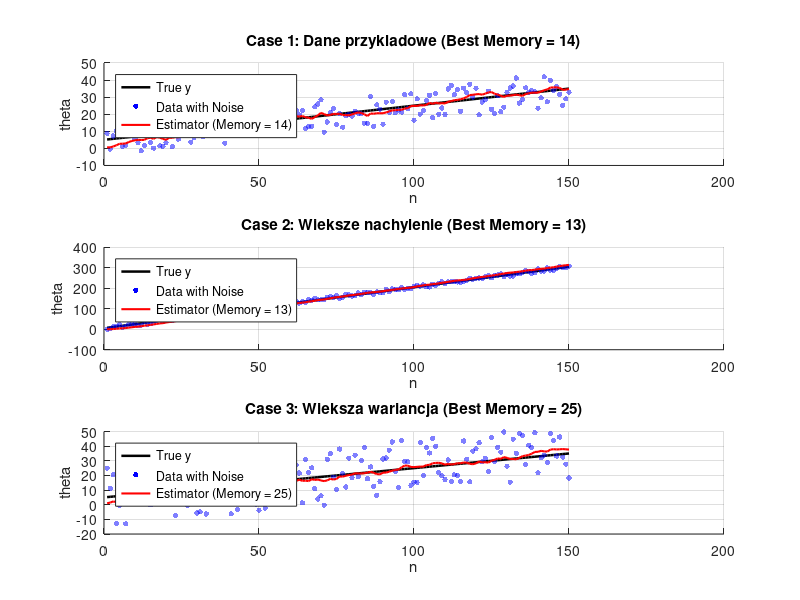
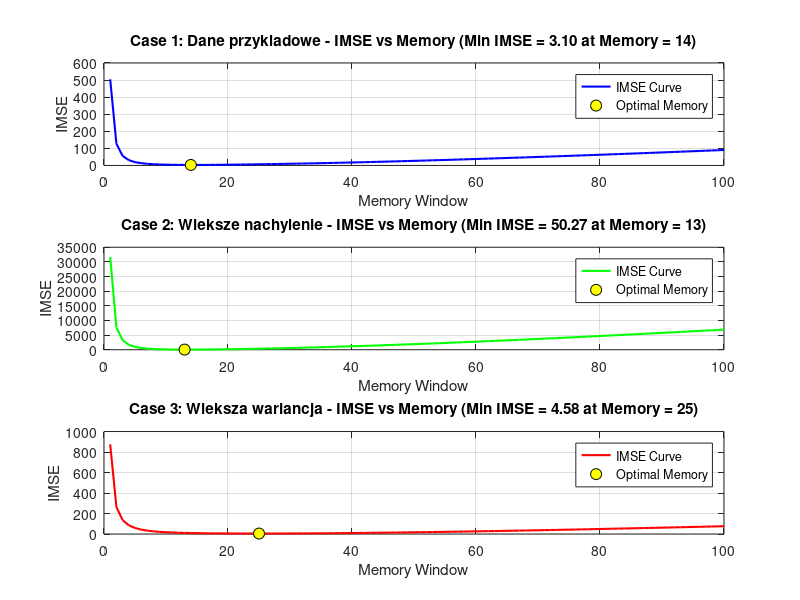

Recreate these plots in MATLAB, in order.
clear all; close all; clc;

x = 1:1:150;
Start = 5;
memory_range= 1:100;

% Stwierdzilam, ze latwiej bedzie jesli mamy for()
cases = struct(...
    'name', {'Case 1: Dane przykladowe', 'Case 2: Wieksze nachylenie', 'Case 3: Wieksza wariancja'}, ...
    'steepness', {0.2, 2.0, 0.2}, ...
    'kernel', {10, 10, 20} ...
);

best_memories = zeros(1, 3);
min_mse = zeros(1, 3);
all_mse = zeros(3, length(memory_range));

data_store = struct();

for c = 1:3
    Steepness = cases(c).steepness;
    Kernel= cases(c).kernel;
    
    y = x*Steepness + Start;
    Noise = (rand(size(x))*2*Kernel) - Kernel; % [-Kernel, Kernel]
    Data= y + Noise;
    
    for Memory = memory_range
        Estimator = zeros(1, length(x));
        for i = 1:length(x)
            Estimator(i) = sum(Data(max(1, i - Memory):i)) / Memory;
        end
        all_mse(c, Memory) = mean((Estimator-y).^2);
    end
    
    [min_mse(c), best_memories(c)] = min(all_mse(c, :));
    
    best_mem = best_memories(c);
    best_estimator = zeros(1, length(x));
    for i = 1:length(x)
        best_estimator(i) = sum(Data(max(1, i -best_mem):i)) / best_mem;
    end
    
    data_store(c).y = y;
    data_store(c).Data = Data;
    data_store(c).Estimator = best_estimator;
end

%-----------------------------------------------------------------------------
figure('Name', 'Signal Fits with Best Estimator Memory', 'NumberTitle', 'off');

for c = 1:3
    subplot(3, 1, c);
    hold on;
    plot(x, data_store(c).y, 'k-', 'LineWidth', 1.8);
    scatter(x, data_store(c).Data, 15, 'b', 'filled', 'MarkerFaceAlpha', 0.5);
    plot(x, data_store(c).Estimator, 'r-', 'LineWidth', 1.5);
    hold off;
    
    grid on;
    title(sprintf('%s (Best Memory = %d)', cases(c).name, best_memories(c)));
    xlabel('n');
    ylabel('theta');
    legend('True y', 'Data with Noise', sprintf('Estimator (Memory = %d)', best_memories(c)), ...
           'Location', 'northwest');
end

%-----------------------------------------------------------------------------
figure('Name', 'IMSE vs Memory (Separate Subplots)', 'NumberTitle', 'off');

colors = {'b', 'g', 'r'};

for c = 1:3
    subplot(3, 1, c);
    plot(memory_range, all_mse(c, :), 'Color', colors{c}, 'LineWidth', 1.5);
    hold on;
    % Highlight best memory point
    plot(best_memories(c), min_mse(c), 'ko', 'MarkerFaceColor', 'y', 'MarkerSize', 8);
    hold off;
   % ylim([0,500]);
   % xlim([0, 50]);
    grid on;
    title(sprintf('%s - IMSE vs Memory (Min IMSE = %.2f at Memory = %d)', ...
        cases(c).name, min_mse(c), best_memories(c)));
    xlabel('Memory Window');
    ylabel('IMSE');
    legend('IMSE Curve', 'Optimal Memory', 'Location', 'northeast');
end
